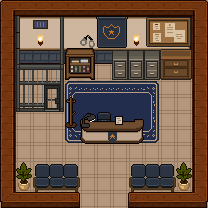

The image is a tile-based game level rendered from a .tmx file. Its description and complete source (layers, tilesets, objects, tile grids) follow:
An orthogonal 13x13 tile map with 16x16 px tiles, 8 tile layers (Tile, Carpet, Wall, Jail, ...), 3 tilesets and 20 objects (4x furniture_desc, police_office_out, police_working, police_standing, police_office_enterance, ...).

<map version="1.10" tiledversion="1.12.2" orientation="orthogonal" renderorder="right-down" width="13" height="13" tilewidth="16" tileheight="16" infinite="0" nextlayerid="13" nextobjectid="22">
 <tileset firstgid="1" source="UI_Component.tsx" />
 <tileset firstgid="257" source="policeOffice.tsx" />
 <tileset firstgid="513" source="restaurant.tsx" />
 <layer id="2" name="Tile" width="13" height="13" locked="1">
  <data encoding="csv">
339,339,339,339,339,339,339,339,339,339,339,339,339,
339,339,339,339,339,339,339,339,339,339,339,339,339,
339,339,339,339,339,339,339,339,339,339,339,339,339,
339,339,339,339,339,339,339,339,339,339,339,339,339,
339,339,339,339,339,339,339,339,339,339,339,339,339,
339,339,339,339,339,339,339,339,339,339,339,339,339,
339,339,339,339,339,339,339,339,339,339,339,339,339,
339,339,339,339,339,339,339,339,339,339,339,339,339,
339,339,339,339,339,339,339,339,339,339,339,339,339,
339,339,339,339,339,339,339,339,339,339,339,339,339,
339,339,339,339,339,339,339,339,339,339,339,339,339,
339,339,339,339,339,339,339,339,339,339,339,339,339,
339,339,339,339,339,339,339,339,339,339,339,339,339
</data>
 </layer>
 <layer id="8" name="Carpet" width="13" height="13" locked="1">
  <data encoding="csv">
0,0,0,0,0,0,0,0,0,0,0,0,0,
0,0,0,0,0,0,0,0,0,0,0,0,0,
0,0,0,0,0,0,0,0,0,0,0,0,0,
0,0,0,0,0,0,0,0,0,0,0,0,0,
0,0,0,0,0,0,0,0,0,0,0,0,0,
0,0,0,0,357,358,358,358,358,359,0,0,0,
0,0,0,0,373,374,374,374,374,375,0,0,0,
0,0,0,0,373,374,374,374,374,375,0,0,0,
0,0,0,0,389,390,390,390,390,391,0,0,0,
0,0,0,0,0,0,0,0,0,0,0,0,0,
0,0,0,0,0,0,0,0,0,0,0,0,0,
0,0,0,0,0,0,0,0,0,0,0,0,0,
0,0,0,0,0,0,0,0,0,0,0,0,0
</data>
 </layer>
 <layer id="1" name="Wall" width="13" height="13" locked="1">
  <data encoding="csv">
113,114,114,114,114,114,114,114,114,114,114,114,115,
129,257,258,258,258,258,258,258,258,258,258,259,211,
129,273,274,274,274,274,274,274,274,274,274,275,211,
129,289,290,290,290,290,290,290,290,290,290,291,211,
129,0,0,0,0,0,0,0,0,0,0,0,211,
129,0,0,0,0,0,0,0,0,0,0,0,211,
129,0,0,0,0,0,0,0,0,0,0,0,211,
129,0,0,0,0,0,0,0,0,0,0,0,211,
129,0,0,0,0,0,0,0,0,0,0,0,211,
129,0,0,0,0,0,0,0,0,0,0,0,211,
129,0,0,0,0,0,0,0,0,0,0,0,211,
129,0,0,0,0,0,0,0,0,0,0,0,211,
225,226,226,226,98,0,0,0,97,226,226,226,227
</data>
 </layer>
 <layer id="3" name="Jail" width="13" height="13" locked="1">
  <data encoding="csv">
0,0,0,0,0,0,0,0,0,0,0,0,0,
0,418,0,402,0,0,0,0,0,0,0,0,0,
0,419,0,403,0,0,0,0,0,0,0,0,0,
0,419,0,403,0,0,0,0,0,0,0,0,0,
0,353,354,355,0,0,0,0,0,0,0,0,0,
0,369,370,371,0,0,0,0,0,0,0,0,0,
0,385,386,387,0,0,0,0,0,0,0,0,0,
0,0,0,0,0,0,0,0,0,0,0,0,0,
0,0,0,0,0,0,0,0,0,0,0,0,0,
0,0,0,0,0,0,0,0,0,0,0,0,0,
0,0,0,0,0,0,0,0,0,0,0,0,0,
0,0,0,0,0,0,0,0,0,0,0,0,0,
0,0,0,0,0,0,0,0,0,0,0,0,0
</data>
 </layer>
 <layer id="6" name="Deco_under" width="13" height="13" locked="1">
  <data encoding="csv">
0,0,0,0,0,0,0,0,0,0,0,0,0,
0,0,0,0,0,0,0,0,0,0,0,0,0,
0,0,0,0,0,0,0,0,0,0,0,0,0,
0,0,0,0,0,0,0,0,0,0,0,0,0,
0,0,0,0,0,0,0,0,0,0,0,0,0,
0,0,0,0,0,0,0,0,0,0,0,0,0,
0,0,0,0,0,0,0,0,0,0,0,0,0,
0,0,0,0,0,0,266,0,0,0,0,0,0,
0,0,0,0,0,0,0,0,0,0,0,0,0,
0,0,0,0,0,0,0,0,0,0,0,0,0,
0,0,312,313,314,0,0,0,312,313,314,0,0,
0,0,328,329,330,0,0,0,328,329,330,0,0,
0,0,0,0,0,0,0,0,0,0,0,0,0
</data>
 </layer>
 <layer id="5" name="Furniture" width="13" height="13" locked="1">
  <data encoding="csv">
0,0,0,0,0,0,0,0,0,0,0,0,0,
0,0,0,0,0,0,0,0,0,0,0,0,0,
0,0,0,0,0,0,0,0,0,0,0,0,0,
0,0,0,0,305,306,0,295,295,295,293,294,0,
0,0,0,0,321,322,0,311,311,311,309,310,0,
0,0,0,0,0,0,0,0,0,0,0,0,0,
0,0,0,0,292,0,0,0,0,0,0,0,0,
0,0,0,0,308,262,263,264,265,0,0,0,0,
0,0,0,0,0,278,279,280,281,0,0,0,0,
0,0,0,0,0,0,0,0,0,0,0,0,0,
0,596,0,0,0,0,0,0,0,0,0,596,0,
0,612,0,0,0,0,0,0,0,0,0,612,0,
0,0,0,0,0,0,0,0,0,0,0,0,0
</data>
 </layer>
 <layer id="7" name="Light" width="13" height="13" locked="1">
  <data encoding="csv">
0,0,0,0,0,0,0,0,0,0,0,0,0,
0,0,0,0,0,0,0,0,0,0,0,0,0,
0,0,548,0,0,0,0,0,548,0,0,0,0,
0,0,0,0,0,0,0,0,0,0,0,0,0,
0,0,0,0,0,0,0,0,0,0,0,0,0,
0,0,0,0,0,0,0,0,0,0,0,0,0,
0,0,0,0,0,0,0,0,0,0,0,0,0,
0,0,0,0,0,298,0,0,0,0,0,0,0,
0,0,0,0,0,0,0,0,0,0,0,0,0,
0,0,0,0,0,0,0,0,0,0,0,0,0,
0,0,0,0,0,0,0,0,0,0,0,0,0,
0,0,0,0,0,0,0,0,0,0,0,0,0,
0,0,0,0,0,0,0,0,0,0,0,0,0
</data>
 </layer>
 <layer id="4" name="Deco" width="13" height="13" locked="1">
  <data encoding="csv">
0,0,0,0,0,0,0,0,0,0,0,0,0,
0,0,372,0,0,0,260,261,0,324,325,326,0,
0,0,0,0,0,356,276,277,0,340,341,342,0,
0,0,0,0,0,0,0,0,0,0,0,0,0,
0,0,0,0,0,0,0,0,0,0,0,0,0,
0,0,0,0,0,0,0,0,0,0,0,0,0,
0,0,0,0,0,0,0,0,0,0,0,0,0,
0,0,0,0,0,0,0,283,0,0,0,0,0,
0,0,0,0,0,0,0,0,0,0,0,0,0,
0,0,0,0,0,0,0,0,0,0,0,0,0,
0,0,0,0,0,0,0,0,0,0,0,0,0,
0,0,0,0,0,0,0,0,0,0,0,0,0,
0,0,0,0,0,0,0,0,0,0,0,0,0
</data>
 </layer>
 <objectgroup id="9" name="Warp" visible="0" locked="1">
  <object id="1" name="police_office_out" x="80" y="192" width="48" height="16">
   <properties>
    <property name="target_map" value="plaza1" />
    <property name="target_spawn" value="police_office_exit" />
   </properties>
  </object>
 </objectgroup>
 <objectgroup id="10" name="Spawn" visible="0" locked="1">
  <object id="2" name="police_working" x="104" y="132" />
  <object id="4" name="police_standing" x="169" y="86.5" />
  <object id="5" name="police_office_enterance" x="103.5" y="197" />
  <object id="16" name="player_ending" x="96" y="160" />
  <object id="17" name="usher_ending" x="144" y="144" />
 </objectgroup>
 <objectgroup id="12" name="Interactable" visible="0" locked="1">
  <object id="18" name="furniture_desc" x="160" y="80" width="32" height="16">
   <properties>
    <property name="id" value="board" />
   </properties>
  </object>
  <object id="19" name="furniture_desc" x="112" y="80" width="48" height="16">
   <properties>
    <property name="id" value="cabinet" />
   </properties>
  </object>
  <object id="20" name="furniture_desc" x="64" y="80" width="32" height="16">
   <properties>
    <property name="id" value="shelf" />
   </properties>
  </object>
  <object id="21" name="furniture_desc" x="16" y="112" width="48" height="16">
   <properties>
    <property name="id" value="jail" />
   </properties>
  </object>
 </objectgroup>
 <objectgroup id="11" name="YSortAnchor" visible="0" locked="1">
  <object id="6" name="wall" x="16" y="16" width="176" height="48" />
  <object id="7" name="jail" x="16" y="16" width="48" height="96" />
  <object id="8" name="shelf1" x="64" y="48" width="32" height="32" />
  <object id="9" name="shelf2" x="112" y="48" width="80" height="32" />
  <object id="10" name="desk1" x="80" y="112" width="64" height="32" />
  <object id="11" name="deco1" x="64" y="96" width="16" height="32" />
  <object id="12" name="vase1" x="16" y="160" width="16" height="32" />
  <object id="13" name="vase2" x="176" y="160" width="16" height="32" />
  <object id="14" name="chair1" x="32" y="160" width="48" height="32" />
  <object id="15" name="chair2" x="128" y="160" width="48" height="32" />
 </objectgroup>
</map>
